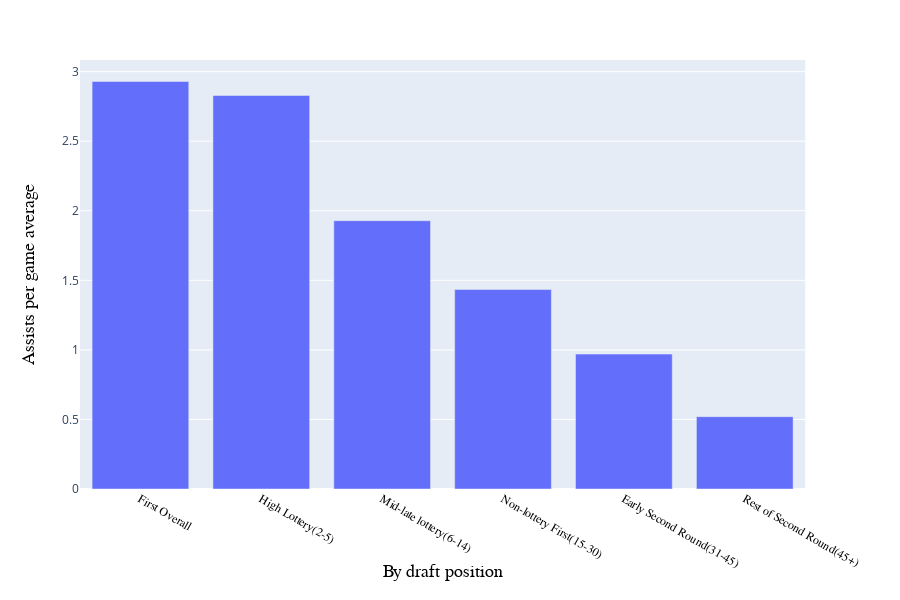

The code cell stored with this chart in its notebook:
### Markdown cell above
<img src = "https://github.com/silogramd/NBA-Draft-Project/blob/master/ppg_graph.png?raw=true">

### Code cell
avg_asts = [bucket1_df["ast_pg"].mean(), bucket2_df["ast_pg"].mean(), bucket3_df["ast_pg"].mean(),
              bucket4_df["ast_pg"].mean(), bucket5_df["ast_pg"].mean(), bucket6_df["ast_pg"].mean()]

temp = pd.DataFrame(list(zip(bucket_names, avg_asts)), 
               columns =['Draft \'Bucket\'', 'Assists per game average']) 

fig3 = px.bar(temp, x='Draft \'Bucket\'', y='Assists per game average', labels = {"Draft \'Bucket\'": "By draft position"})
fig3.update_xaxes(title_font={"size":18, "family": "Georgia", "color":"black"},
                tickfont = {"size":12, "family": "Georgia", "color":"black"})
fig3.update_yaxes(title_font={"size":18, "family": "Georgia", "color":"black"})
#fig3.show()

### Figure 1 — Plotly figure (JSON) as saved in the notebook; plotly's stock layout.template omitted (floating-point values rounded to 4 significant figures)
{"data": [{"alignmentgroup": "True", "hoverlabel": {"namelength": 0}, "hovertemplate": "By draft position=%{x}<br>Assists per game average=%{y}", "legendgroup": "", "marker": {"color": "#636efa"}, "name": "", "offsetgroup": "", "orientation": "v", "showlegend": false, "textposition": "auto", "type": "bar", "x": ["First Overall", "High Lottery(2-5)", "Mid-late lottery(6-14)", "Non-lottery First(15-30)", "Early Second Round(31-45)", "Rest of Second Round(45+)"], "xaxis": "x", "y": [2.93, 2.829, 1.929, 1.434, 0.9696, 0.5198], "yaxis": "y"}], "layout": {"barmode": "relative", "height": 600, "legend": {"tracegroupgap": 0}, "margin": {"t": 60}, "xaxis": {"anchor": "y", "domain": [0, 0.98], "tickfont": {"color": "black", "family": "Georgia", "size": 12}, "title": {"font": {"color": "black", "family": "Georgia", "size": 18}, "text": "By draft position"}}, "yaxis": {"anchor": "x", "domain": [0, 1], "title": {"font": {"color": "black", "family": "Georgia", "size": 18}, "text": "Assists per game average"}}}}
